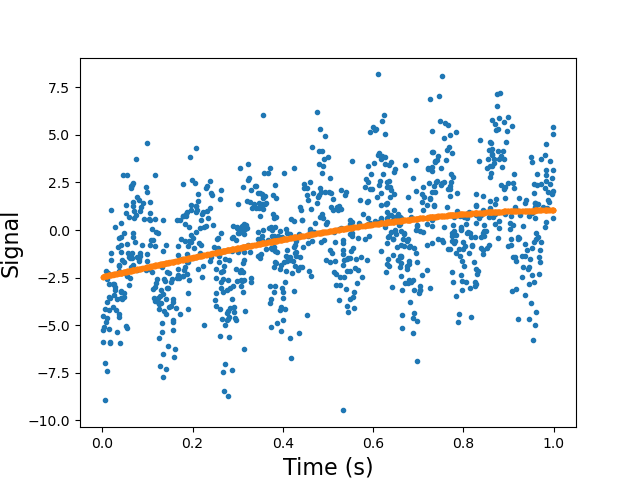

Reproduce this figure in Python.
# Importing necessary libraries
import numpy as np
import matplotlib.pyplot as plt

# Importing signla data
data = np.genfromtxt('signal.dat',
                     skip_header=1, 
                     skip_footer=1,
                     dtype=None,
                     delimiter='|')

data1 = data.transpose()

time = data1[1]
signal = data1[2]

# SVD technique for 3rd order polynomial
time_p = time/1e9

M = np.zeros((len(time_p), 4))
M[:, 0] = 1.
M[:, 1] = time_p
M[:, 2] = time_p**2
M[:, 3] = time_p**3

(U, w, Vt) = np.linalg.svd(M, full_matrices=False)
V = Vt.T
Ainv = Vt.transpose().dot(np.diag(1. / w)).dot(U.transpose())
c = Ainv.dot(signal)
ym = M.dot(c)

# Plotting the data and model with thirs order polynomial
plt.plot(time_p, signal, '.', label='data')
plt.plot(time_p, ym, '.', label='model')
plt.xlabel('Time (s)', fontsize=16)
plt.ylabel('Signal', fontsize=16)
plt.savefig('Problem_2b.png')
plt.legend()

# Calculating and plotting residuals between model and predicted data
r = signal - ym

fig, (ax1, ax2) = plt.subplots(1,2)
fig.set_size_inches(14,5)
ax1.plot(time_p, r, '.')
ax2.plot(ym, r, '.')
ax1.set(xlabel='Time (s)', ylabel='Residuals')
ax2.set(xlabel='Predicted data', ylabel='Residuals')
ax1.xaxis.label.set(fontsize=16)
ax1.yaxis.label.set(fontsize=16)
ax2.xaxis.label.set(fontsize=16)
ax2.yaxis.label.set(fontsize=16)
fig.savefig('Problem_2c.png')
